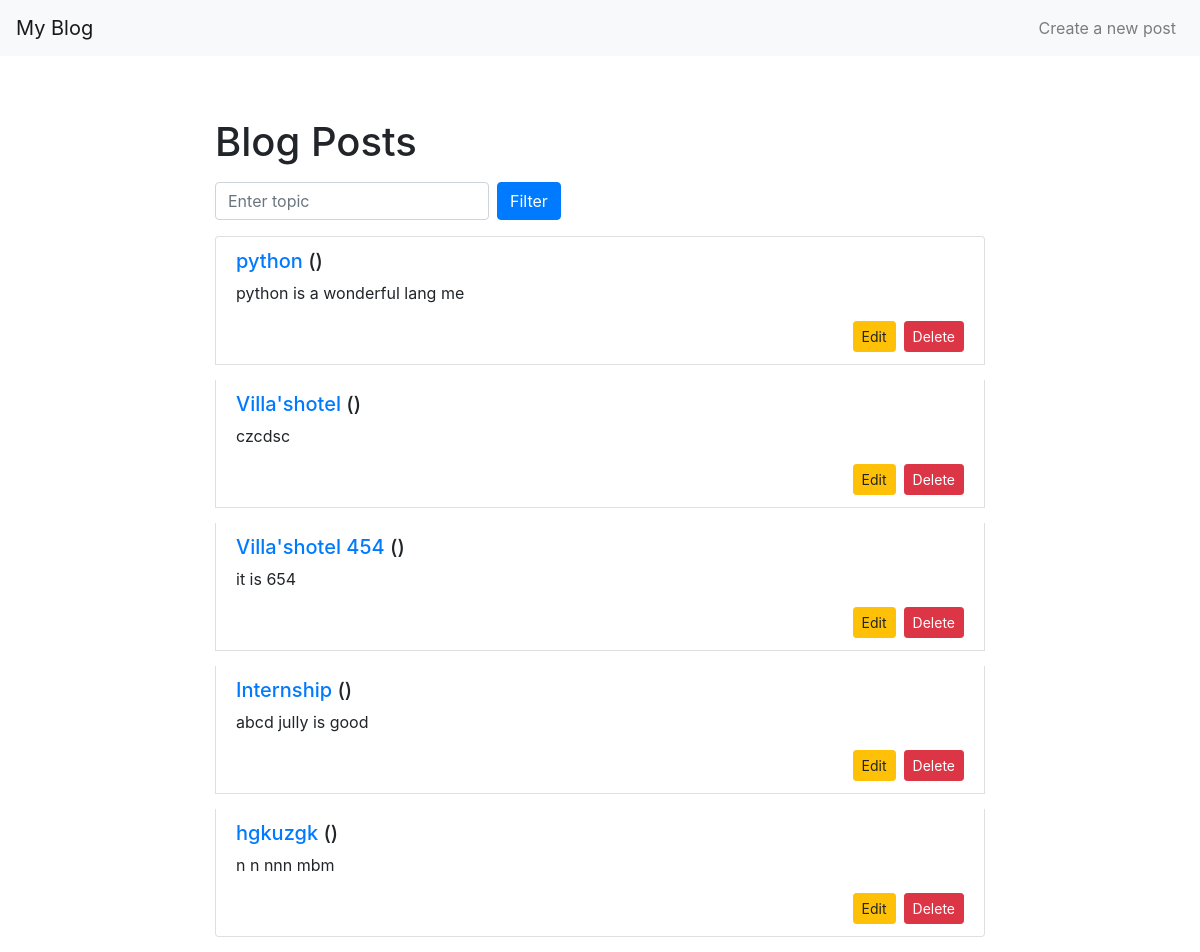
Screenshot of /blog/ with the database file from the repository.
### blog/models.py (models this page shows, shortened)
class PostModel(models.Model):
    title = models.CharField(max_length=200)
    content = models.TextField()
    pub_date = models.DateTimeField('date published', default=timezone.now)

### blog/views.py (the view)
# urls.py: path('', views.index, name='index'),
def index(request):
    query = request.GET.get('query')
    if query:
        posts = PostModel.objects.filter(title__icontains=query)
    else:
        posts = PostModel.objects.all()
    return render(request,'blog/index.html', {'posts': posts})

### blog/templates/blog/index.html (shortened to what this page needs)
<!DOCTYPE html>
<html lang="en">
<head>
    <link href="https://maxcdn.bootstrapcdn.com/bootstrap/4.5.2/css/bootstrap.min.css" rel="stylesheet">
</head>
<body>
    <nav class="navbar navbar-expand-lg navbar-light bg-light fixed-top">
        <a class="navbar-brand" href="#">My Blog</a>
        <div class="collapse navbar-collapse" id="navbarNav">
            <ul class="navbar-nav ml-auto">
                <li class="nav-item">
                    <a class="nav-link" href="{% url 'blog:create_post' %}">Create a new post</a>
                </li>
            </ul>
        </div>
    </nav>
    <div class="container">
        <h1 class="mt-5">Blog Posts</h1>
        <form method="get" action="{% url 'blog:index' %}" class="form-inline my-3">
            <input type="text" name="query" id="query" class="form-control mr-2" placeholder="Enter topic" value="{{ request.GET.query }}">
            <button type="submit" class="btn btn-primary">Filter</button>
        </form>
        <ul class="list-group post-list">
            {% for post in posts %}
            <li class="list-group-item">
                <h5><a href="{% url 'blog:detail' post.pk %}">{{ post.title }}</a> ({{ post.topic }})</h5>
                <p>{{ post.content|truncatewords:30 }}</p>
                <div class="d-flex justify-content-end">
                    <a href="{% url 'blog:edit_post' post.pk %}" class="btn btn-sm btn-warning mr-2">Edit</a>
                    <a href="{% url 'blog:delete_post' post.pk %}" class="btn btn-sm btn-danger">Delete</a>
                </div>
            </li>
            {% endfor %}
        </ul>
    </div>
</body>
</html>

### blog/templates/blog/index.html (style rules this page uses)
body { padding-top: 70px; }
.container { max-width: 800px; }
.post-list li { margin-bottom: 15px; }

### rows the page displays
PostModel: title "python", content "python is a wonderful lang me"
PostModel: title "Villa'shotel", content "czcdsc"
PostModel: title "Villa'shotel 454", content "it is 654"
PostModel: title "Internship", content "abcd jully is good"
PostModel: title "hgkuzgk", content "n n nnn mbm"
